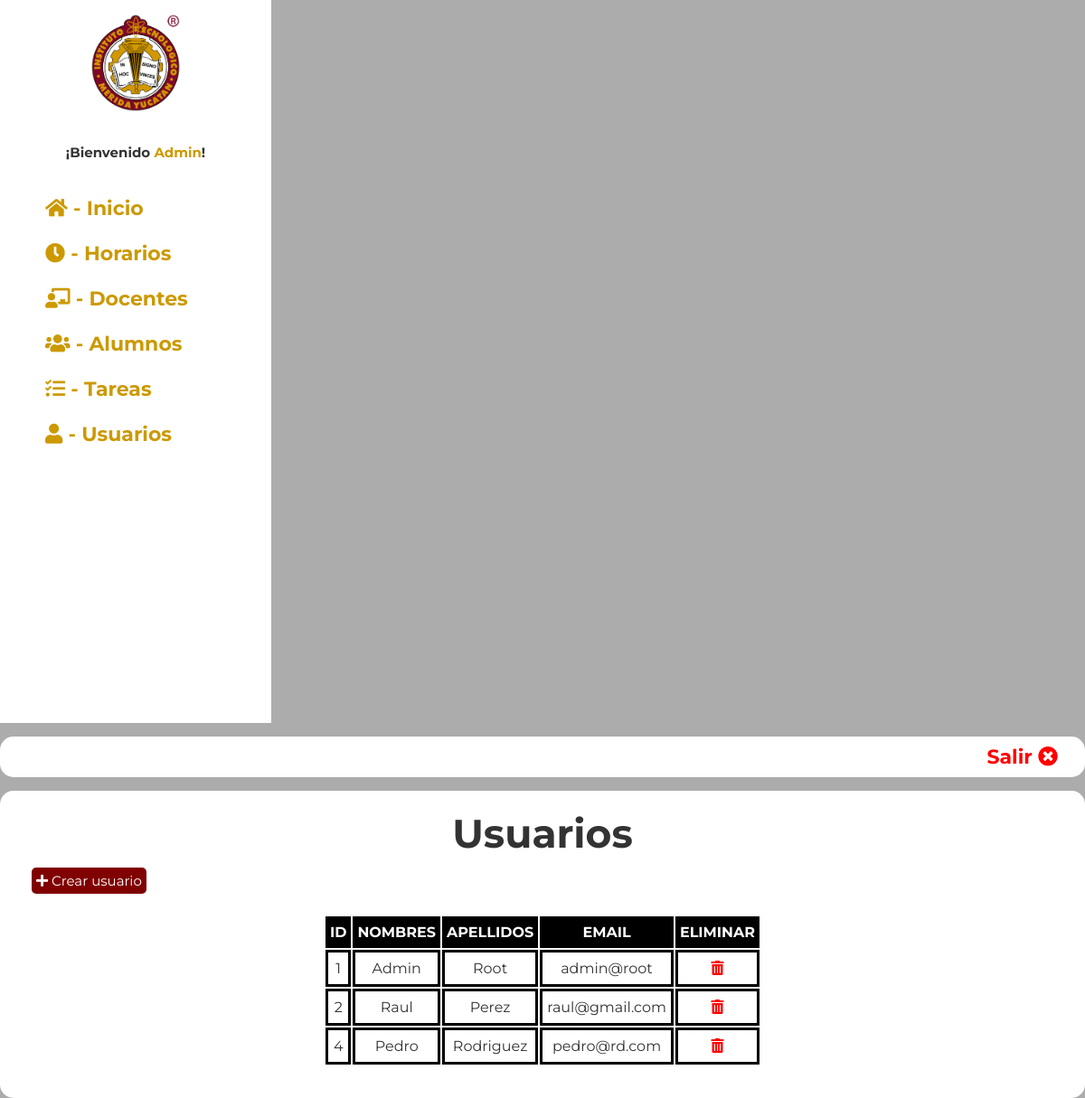
The app's page /admin/usuarios.php (signed in) with its own data.
### tables this page shows
CREATE TABLE `usuarios` (
  `id` int(5) NOT NULL,
  `nombres` varchar(255) DEFAULT NULL,
  `apellidos` varchar(255) DEFAULT NULL,
  `email` varchar(255) DEFAULT NULL,
  `contrasena` varchar(255) DEFAULT NULL,
  `matricula` varchar(9) DEFAULT NULL
);

### admin/usuarios.php (the view, shortened to what this page needs)
<!DOCTYPE html>
<html lang="en">
<head>
    <link rel="stylesheet" href="https://cdnjs.cloudflare.com/ajax/libs/font-awesome/5.15.4/css/all.min.css"/>
    <link rel="stylesheet" href="styles.css"/>
</head>
<body class="panel">
    <div class="contenedor">
        <?php include "menu_panel.php"?>
        <div class="cont_panel">
            <div class="header_panel">
                <a href="salir.php">Salir <i class="fas fa-times-circle"></i></a>
            </div>
            <div class="info_panel">
                <h1>Usuarios</h1>
                <br>
                <div class="cont_info">
                <a href="crear_usuario.php" class="btn"><i class="fas fa-plus"></i> Crear usuario</a><br><br>
                <table class="tablaspanel">
                        <tr>
                            <th>ID</th>
                            <th>NOMBRES</th>
                            <th>APELLIDOS</th>
                            <th>EMAIL</th>
                            <th>ELIMINAR</th>
                        </tr>
                        <?php require "conexion.php";
                        $todos_datos = "SELECT * FROM usuarios ORDER BY id ASC";
                        $resultado = mysqli_query($conectar, $todos_datos);
                        while ($fila = mysqli_fetch_assoc($resultado)){
                        ?>
                            <tr>
                                <td><?php echo $fila['id']; ?></td>
                                <td>
                                    <?php echo $fila['nombres']; ?>
                                </td>
                                <td><?php echo $fila['apellidos']; ?></td>
                                <td><?php echo $fila['email']; ?></td>
                                <td><a class="eliminar" href="#" onClick="validar('eliminar_usuario.php?id=<?php echo $fila['id']; ?>')"><i class="fas fa-trash-alt"></i></a></td>
                            </tr>
                        <?php }?>
                    </table>
                </div>
            </div>
        </div>
    </div>
</body>
</html>

### admin/styles.css (style rules this page uses)
* { margin: 0; padding: 0; box-sizing: border-box; font-family: 'Montserrat', sans-serif; }
:root { --color1: #800000; --color2: #c90; --color3: #999999; }
body { padding: 50px; font-family: Arial, Helvetica, sans-serif; font-size: 22px; line-height:25px; color: #333; margin: auto; }
.btn { background-color: var(--color1); color: white; border: none; text-decoration: none; padding: 5px; border-radius: 5px; font-size: 15px; }
.header_panel { text-align: right; background-color: white; border-radius: 15px; padding: 10px; }
.header_panel a { color: red; font-weight: bold; text-decoration: none; margin-right: 20px; }
.panel { padding: 0; background-color: #acacac; }
.cont_panel { width: 1200px; margin-top: 15px; vertical-align: top; display: inline-block; }
.info_panel { text-align: center; padding: 35px; background-color: white; border-radius: 15px; margin-top: 15px; }
.cont_info { text-align: left; }
.tablaspanel { margin: auto; font-size: 16px; text-align: center; }
.tablaspanel td { border: black 3px solid; padding: 5px; }
.tablaspanel th { background-color: black; color: #fff; padding: 5px; }
.eliminar { color: red; }

### records on screen
usuarios: id "1", nombres "Admin", apellidos "Root", email "admin@root"
usuarios: id "2", nombres "Raul", apellidos "Perez", email "raul@gmail.com"
usuarios: id "4", nombres "Pedro", apellidos "Rodriguez", email "pedro@rd.com"

### other values on screen
$usuario "Admin"
